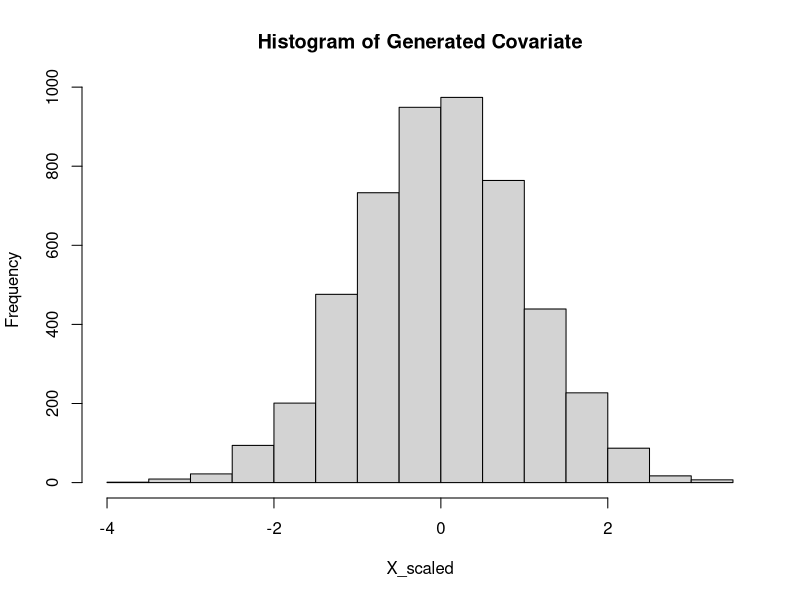

The R source for this figure:
set.seed(12345)
options(max.print = 100000)

#################################################
# GENERATE COVARIATE DIRECTLY IN R 
#################################################

# Set sample size
n <- 5000  # Change to 50, 100, 200, 500, 1000, or 5000 as needed

# Generate covariate from standard normal distribution
X <- rnorm(n, mean = 0, sd = 1)

# Scale the covariate (already mean 0, sd 1 from rnorm, but keep for consistency)
X_scaled <- (X - mean(X)) / sd(X)

# Optional: View histogram
hist(X_scaled, main = "Histogram of Generated Covariate", xlab = "X_scaled")

#################################################
# TRUE PARAMETERS
#################################################

beta_0 <- 1.5
beta_1 <- 1.5
beta_2 <- 1.5
theta_true <- 1

#################################################
# GENERATE NB RESPONSE
#################################################

mu <- exp(
  beta_0 +
    beta_1 * X_scaled +
    beta_2 * (X_scaled^2)
)

Y_complete <- rnbinom(
  length(X_scaled),
  size = theta_true,
  mu = mu
)

#################################################
# 10% MAR MISSINGNESS (Based on Covariate)
#################################################

missing_rate <- 0.10

# Generate missingness probability based on covariate (MAR)
prob_missing <- plogis(-2 + 0.5 * X_scaled)

# Create missing indicator
missing_indicator <- rbinom(length(X_scaled), 1, prob_missing)

# Adjust to achieve exactly 10% missing 
if (sum(missing_indicator) > floor(missing_rate * n)) {
  excess <- sum(missing_indicator) - floor(missing_rate * n)
  missing_indicator[sample(which(missing_indicator == 1), excess)] <- 0
} else if (sum(missing_indicator) < floor(missing_rate * n)) {
  deficit <- floor(missing_rate * n) - sum(missing_indicator)
  missing_indicator[sample(which(missing_indicator == 0), deficit)] <- 1
}

# Apply missingness
Y_obs <- Y_complete
Y_obs[missing_indicator == 1] <- NA

# Report actual missing rate
actual_missing_rate <- mean(missing_indicator) * 100
cat("Sample size: n =", n, "\n")
cat("Actual missing rate:", round(actual_missing_rate, 2), "%\n\n")

#################################################
# EM SETTINGS
#################################################

n_iter <- 1000
tol <- 1e-4

beta_0_est <- 1
beta_1_est <- 1
beta_2_est <- 1
theta_est <- 1

#################################################
# STORE VALUES
#################################################

beta_0_values <- numeric(n_iter)
beta_1_values <- numeric(n_iter)
beta_2_values <- numeric(n_iter)
theta_values  <- numeric(n_iter)

#################################################
# EM ALGORITHM
#################################################

library(MASS)

for(i in 1:n_iter){
  
  #################################################
  # E STEP: Impute missing values
  #################################################
  
  Y_imp <- Y_obs
  miss <- which(is.na(Y_imp))
  
  if(length(miss) > 0){
    
    mu_missing <- exp(
      beta_0_est +
        beta_1_est * X_scaled[miss] +
        beta_2_est * (X_scaled[miss]^2)
    )
    
    # For Negative Binomial, impute with rounded expected value
    Y_imp[miss] <- round(mu_missing)
  }
  
  #################################################
  # M STEP: Fit Negative Binomial GLM
  #################################################
  
  fit <- glm.nb(Y_imp ~ X_scaled + I(X_scaled^2))
  
  beta_0_new <- coef(fit)[1]
  beta_1_new <- coef(fit)[2]
  beta_2_new <- coef(fit)[3]
  theta_new <- fit$theta
  
  #################################################
  # STORE VALUES
  #################################################
  
  beta_0_values[i] <- beta_0_new
  beta_1_values[i] <- beta_1_new
  beta_2_values[i] <- beta_2_new
  theta_values[i]  <- theta_new
  
  #################################################
  # CONVERGENCE CHECK
  #################################################
  
  if(
    abs(beta_0_new - beta_0_est) < tol &&
    abs(beta_1_new - beta_1_est) < tol &&
    abs(beta_2_new - beta_2_est) < tol &&
    abs(theta_new - theta_est) < tol
  ){
    
    cat("Converged at iteration:", i, "\n")
    
    # Trim storage arrays to actual iterations
    beta_0_values <- beta_0_values[1:i]
    beta_1_values <- beta_1_values[1:i]
    beta_2_values <- beta_2_values[1:i]
    theta_values  <- theta_values[1:i]
    
    break
  }
  
  #################################################
  # UPDATE ESTIMATES
  #################################################
  
  beta_0_est <- beta_0_new
  beta_1_est <- beta_1_new
  beta_2_est <- beta_2_new
  theta_est <- theta_new
}

#################################################
# FINAL ESTIMATES
#################################################

cat("\n========================================\n")
cat("FINAL RESULTS\n")
cat("========================================\n\n")

cat("Sample size: n =", n, "\n")
cat("Actual missing rate:", round(actual_missing_rate, 2), "%\n")
cat("Convergence tolerance: tol =", tol, "\n")
cat("Iterations to convergence:", length(beta_0_values), "\n\n")

cat("Estimated Parameters:\n")
cat("beta_0 =", round(beta_0_est, 4), "(True:", beta_0, ")\n")
cat("beta_1 =", round(beta_1_est, 4), "(True:", beta_1, ")\n")
cat("beta_2 =", round(beta_2_est, 4), "(True:", beta_2, ")\n")
cat("theta  =", round(theta_est, 4), "(True:", theta_true, ")\n\n")
